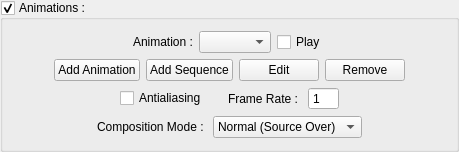
              <widget class="QGroupBox" name="actorAnimationGroupBox">
               <property name="title">
                <string>Animations :</string>
               </property>
               <property name="flat">
                <bool>true</bool>
               </property>
               <property name="checkable">
                <bool>true</bool>
               </property>
               <layout class="QVBoxLayout" name="verticalLayout_5">
                <item>
                 <layout class="QHBoxLayout" name="horizontalLayout_16">
                  <item>
                   <spacer name="horizontalSpacer_33">
                    <property name="orientation">
                     <enum>Qt::Horizontal</enum>
                    </property>
                    <property name="sizeHint" stdset="0">
                     <size>
                      <width>40</width>
                      <height>20</height>
                     </size>
                    </property>
                   </spacer>
                  </item>
                  <item>
                   <widget class="QLabel" name="label_15">
                    <property name="text">
                     <string>Animation :</string>
                    </property>
                   </widget>
                  </item>
                  <item>
                   <widget class="QComboBox" name="actorAnimationNameComboBox">
                    <property name="sizeAdjustPolicy">
                     <enum>QComboBox::AdjustToContents</enum>
                    </property>
                    <property name="iconSize">
                     <size>
                      <width>32</width>
                      <height>32</height>
                     </size>
                    </property>
                   </widget>
                  </item>
                  <item>
                   <widget class="QCheckBox" name="actorAnimationStateCheckBox">
                    <property name="text">
                     <string>Play</string>
                    </property>
                    <property name="checked">
                     <bool>false</bool>
                    </property>
                   </widget>
                  </item>
                  <item>
                   <spacer name="horizontalSpacer_34">
                    <property name="orientation">
                     <enum>Qt::Horizontal</enum>
                    </property>
                    <property name="sizeHint" stdset="0">
                     <size>
                      <width>40</width>
                      <height>20</height>
                     </size>
                    </property>
                   </spacer>
                  </item>
                 </layout>
                </item>
                <item>
                 <layout class="QHBoxLayout" name="horizontalLayout_17">
                  <item>
                   <spacer name="horizontalSpacer_35">
                    <property name="orientation">
                     <enum>Qt::Horizontal</enum>
                    </property>
                    <property name="sizeHint" stdset="0">
                     <size>
                      <width>40</width>
                      <height>20</height>
                     </size>
                    </property>
                   </spacer>
                  </item>
                  <item>
                   <widget class="QPushButton" name="addAnimationBtn">
                    <property name="text">
                     <string>Add Animation</string>
                    </property>
                   </widget>
                  </item>
                  <item>
                   <widget class="QPushButton" name="addSequenceBtn">
                    <property name="text">
                     <string>Add Sequence</string>
                    </property>
                   </widget>
                  </item>
                  <item>
                   <widget class="QPushButton" name="editAnimationBtn">
                    <property name="text">
                     <string>Edit</string>
                    </property>
                   </widget>
                  </item>
                  <item>
                   <widget class="QPushButton" name="removeAnimationBtn">
                    <property name="text">
                     <string>Remove</string>
                    </property>
                   </widget>
                  </item>
                  <item>
                   <spacer name="horizontalSpacer_36">
                    <property name="orientation">
                     <enum>Qt::Horizontal</enum>
                    </property>
                    <property name="sizeHint" stdset="0">
                     <size>
                      <width>40</width>
                      <height>20</height>
                     </size>
                    </property>
                   </spacer>
                  </item>
                 </layout>
                </item>
                <item>
                 <layout class="QHBoxLayout" name="horizontalLayout_15">
                  <item>
                   <spacer name="horizontalSpacer_32">
                    <property name="orientation">
                     <enum>Qt::Horizontal</enum>
                    </property>
                    <property name="sizeHint" stdset="0">
                     <size>
                      <width>40</width>
                      <height>20</height>
                     </size>
                    </property>
                   </spacer>
                  </item>
                  <item>
                   <widget class="QCheckBox" name="antialiasingCheckBox">
                    <property name="text">
                     <string>Antialiasing</string>
                    </property>
                   </widget>
                  </item>
                  <item>
                   <spacer name="horizontalSpacer_37">
                    <property name="orientation">
                     <enum>Qt::Horizontal</enum>
                    </property>
                    <property name="sizeType">
                     <enum>QSizePolicy::Fixed</enum>
                    </property>
                    <property name="sizeHint" stdset="0">
                     <size>
                      <width>15</width>
                      <height>20</height>
                     </size>
                    </property>
                   </spacer>
                  </item>
                  <item>
                   <widget class="QLabel" name="label_13">
                    <property name="text">
                     <string>Frame Rate : </string>
                    </property>
                   </widget>
                  </item>
                  <item>
                   <widget class="QSpinBox" name="animationFPSSpinBox">
                    <property name="readOnly">
                     <bool>false</bool>
                    </property>
                    <property name="buttonSymbols">
                     <enum>QAbstractSpinBox::NoButtons</enum>
                    </property>
                    <property name="minimum">
                     <number>1</number>
                    </property>
                    <property name="maximum">
                     <number>512</number>
                    </property>
                   </widget>
                  </item>
                  <item>
                   <spacer name="horizontalSpacer_38">
                    <property name="orientation">
                     <enum>Qt::Horizontal</enum>
                    </property>
                    <property name="sizeHint" stdset="0">
                     <size>
                      <width>40</width>
                      <height>20</height>
                     </size>
                    </property>
                   </spacer>
                  </item>
                 </layout>
                </item>
                <item>
                 <layout class="QHBoxLayout" name="horizontalLayout_18">
                  <item>
                   <spacer name="horizontalSpacer_39">
                    <property name="orientation">
                     <enum>Qt::Horizontal</enum>
                    </property>
                    <property name="sizeHint" stdset="0">
                     <size>
                      <width>40</width>
                      <height>20</height>
                     </size>
                    </property>
                   </spacer>
                  </item>
                  <item>
                   <widget class="QLabel" name="label_17">
                    <property name="text">
                     <string>Composition Mode : </string>
                    </property>
                   </widget>
                  </item>
                  <item>
                   <widget class="QComboBox" name="actorCompositionModeComboBox">
                    <property name="sizeAdjustPolicy">
                     <enum>QComboBox::AdjustToContents</enum>
                    </property>
                    <property name="iconSize">
                     <size>
                      <width>32</width>
                      <height>32</height>
                     </size>
                    </property>
                    <item>
                     <property name="text">
                      <string>Normal (Source Over)</string>
                     </property>
                    </item>
                    <item>
                     <property name="text">
                      <string>Plus</string>
                     </property>
                    </item>
                    <item>
                     <property name="text">
                      <string>Multiply</string>
                     </property>
                    </item>
                    <item>
                     <property name="text">
                      <string>Screen</string>
                     </property>
                    </item>
                    <item>
                     <property name="text">
                      <string>Overlay</string>
                     </property>
                    </item>
                    <item>
                     <property name="text">
                      <string>Darken</string>
                     </property>
                    </item>
                    <item>
                     <property name="text">
                      <string>Lighten</string>
                     </property>
                    </item>
                    <item>
                     <property name="text">
                      <string>Color Dodge</string>
                     </property>
                    </item>
                    <item>
                     <property name="text">
                      <string>Color Burn</string>
                     </property>
                    </item>
                    <item>
                     <property name="text">
                      <string>Hard Light</string>
                     </property>
                    </item>
                    <item>
                     <property name="text">
                      <string>Soft Light</string>
                     </property>
                    </item>
                    <item>
                     <property name="text">
                      <string>Difference</string>
                     </property>
                    </item>
                    <item>
                     <property name="text">
                      <string>Exclusion</string>
                     </property>
                    </item>
                    <item>
                     <property name="text">
                      <string>Destination Over</string>
                     </property>
                    </item>
                    <item>
                     <property name="text">
                      <string>Clear</string>
                     </property>
                    </item>
                    <item>
                     <property name="text">
                      <string>Source</string>
                     </property>
                    </item>
                    <item>
                     <property name="text">
                      <string>Destination</string>
                     </property>
                    </item>
                    <item>
                     <property name="text">
                      <string>Source-In</string>
                     </property>
                    </item>
                    <item>
                     <property name="text">
                      <string>Destination-In</string>
                     </property>
                    </item>
                    <item>
                     <property name="text">
                      <string>Source Out</string>
                     </property>
                    </item>
                    <item>
                     <property name="text">
                      <string>Destination Out</string>
                     </property>
                    </item>
                    <item>
                     <property name="text">
                      <string>Source Atop</string>
                     </property>
                    </item>
                    <item>
                     <property name="text">
                      <string>Destination Atop</string>
                     </property>
                    </item>
                    <item>
                     <property name="text">
                      <string>XOR</string>
                     </property>
                    </item>
                   </widget>
                  </item>
                  <item>
                   <spacer name="horizontalSpacer_41">
                    <property name="orientation">
                     <enum>Qt::Horizontal</enum>
                    </property>
                    <property name="sizeHint" stdset="0">
                     <size>
                      <width>40</width>
                      <height>20</height>
                     </size>
                    </property>
                   </spacer>
                  </item>
                 </layout>
                </item>
               </layout>
              </widget>
